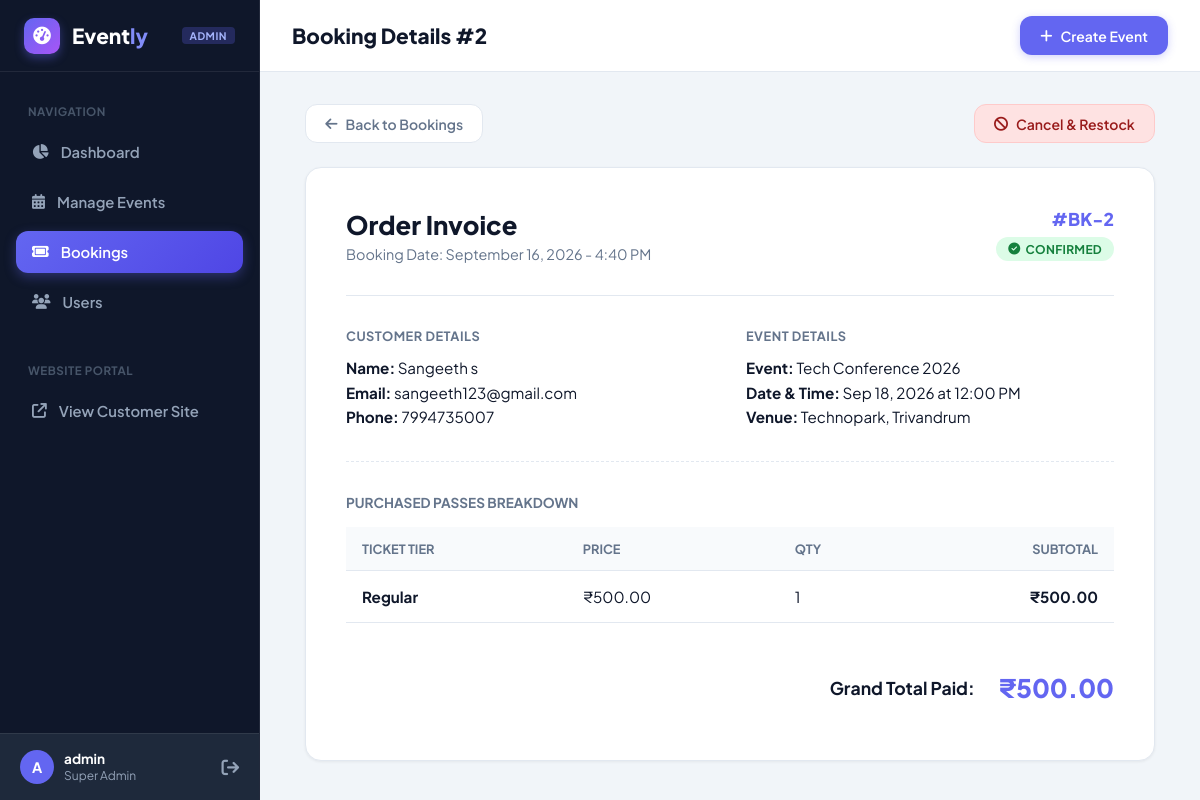
Page /adminpanel/bookings/2/ (signed in) on the committed database.
### customer/models.py (models this page shows, shortened)
class Booking(models.Model):
    user = models.ForeignKey(
        User,
        on_delete=models.CASCADE
    )
    event = models.ForeignKey(
        'events.Event',
        on_delete=models.CASCADE
    )
    total_amount = models.DecimalField(
        max_digits=10,
        decimal_places=2
    )
    booking_date = models.DateTimeField(
        auto_now_add=True
    )
    status = models.CharField(
        max_length=20,
        default='Confirmed'
    )

class UserProfile(models.Model):
    user=models.OneToOneField(User,on_delete=models.CASCADE)
    phone=models.CharField(max_length=15,blank=True)
    profile_picture=models.ImageField(upload_to='profile_pictures/',blank=True,null=True)

class BookingItem(models.Model):
    booking = models.ForeignKey(
        Booking,
        on_delete=models.CASCADE,
        related_name='items'
    )
    ticket_type = models.ForeignKey(
        'events.TicketType',
        on_delete=models.CASCADE
    )
    quantity = models.PositiveIntegerField()
    price = models.DecimalField(
        max_digits=10,
        decimal_places=2
    )

### events/models.py (models this page shows, shortened)
class Event(models.Model):
    name = models.CharField(max_length=200)
    description = models.TextField()
    category = models.CharField(max_length=100)
    date = models.DateField()
    time = models.TimeField()
    venue = models.CharField(max_length=200)
    location = models.CharField(max_length=200)
    image = models.ImageField(
        upload_to='event_images/',
        blank=True,
        null=True
    )

class TicketType(models.Model):
    event=models.ForeignKey(Event,on_delete=models.CASCADE,related_name='ticket_types')
    name=models.CharField(max_length=100)
    price=models.DecimalField(max_digits=10,decimal_places=2)
    quantity=models.PositiveIntegerField()

### adminpanel/views.py (the view)
# urls.py: path('bookings/<int:booking_id>/', views.admin_booking_detail, name='admin_booking_detail'),
@user_passes_test(lambda u: u.is_authenticated and u.is_staff, login_url='admin_login')
def admin_booking_detail(request, booking_id):
    booking = get_object_or_404(
        Booking.objects.select_related('user', 'event').prefetch_related('items__ticket_type'),
        id=booking_id
    )
    return render(request, 'admin_booking_detail.html', {'booking': booking})

### adminpanel/templates/admin_booking_detail.html (shortened to what this page needs)
{% extends 'admin_base.html' %}
{% block page_title %}Booking Details #{{ booking.id }}{% endblock %}
{% block content %}
<div class="invoice-wrapper">
    <div style="margin-bottom: 1.5rem; display: flex; justify-content: space-between; align-items: center;">
        <a href="{% url 'admin_bookings' %}" class="btn btn-outline">
            <i class="fa-solid fa-arrow-left"></i> Back to Bookings
        </a>
        {% if booking.status == 'Confirmed' %}
            <form method="POST" action="{% url 'admin_cancel_booking' booking.id %}" onsubmit="return confirm('Cancel this booking?');">
                <button type="submit" class="btn btn-danger">
                    <i class="fa-solid fa-ban"></i> Cancel & Restock
                </button>
            </form>
        {% endif %}
    </div>
    <div class="invoice-card">
        <div class="invoice-header">
            <div>
                <h2 style="font-size: 1.6rem; font-weight: 800; color: var(--text-main);">Order Invoice</h2>
                <div style="color: var(--text-muted); font-size: 0.9rem; margin-top: 4px;">
                    Booking Date: {{ booking.booking_date|date:"F d, Y - g:i A" }}
                </div>
            </div>
            <div style="text-align: right;">
                <div style="font-size: 1.1rem; font-weight: 800; color: var(--primary);">#BK-{{ booking.id }}</div>
                <div style="margin-top: 6px;">
                    {% if booking.status == 'Confirmed' %}
                        <span class="badge badge-success"><i class="fa-solid fa-circle-check"></i> Confirmed</span>
                    {% else %}
                        <span class="badge badge-danger"><i class="fa-solid fa-ban"></i> Cancelled</span>
                    {% endif %}
                </div>
            </div>
        </div>
        <div class="invoice-grid">
            <div class="invoice-box">
                <h4>Customer Details</h4>
                <p><strong>Name:</strong> {{ booking.user.first_name }} {{ booking.user.last_name }}</p>
                <p><strong>Email:</strong> {{ booking.user.email }}</p>
                <p><strong>Phone:</strong> {{ booking.user.userprofile.phone|default:"N/A" }}</p>
            </div>
            <div class="invoice-box">
                <h4>Event Details</h4>
                <p><strong>Event:</strong> {{ booking.event.name }}</p>
                <p><strong>Date & Time:</strong> {{ booking.event.date|date:"M d, Y" }} at {{ booking.event.time|time:"g:i A" }}</p>
                <p><strong>Venue:</strong> {{ booking.event.venue }}, {{ booking.event.location }}</p>
            </div>
        </div>
        <h4 style="font-size: 0.85rem; text-transform: uppercase; color: var(--text-muted); font-weight: 700; margin-bottom: 1rem;">
            Purchased Passes Breakdown
        </h4>
        <table class="table-items">
            <thead>
                <tr>
                    <th>Ticket Tier</th>
                    <th>Price</th>
                    <th>Qty</th>
                    <th style="text-align: right;">Subtotal</th>
                </tr>
            </thead>
            <tbody>
                {% for item in booking.items.all %}
                <tr>
                    <td style="font-weight: 700;">{{ item.ticket_type.name }}</td>
                    <td>₹{{ item.price }}</td>
                    <td>{{ item.quantity }}</td>
                    <td style="text-align: right; font-weight: 700;">₹{{ item.price }}</td>
                </tr>
                {% endfor %}
            </tbody>
        </table>
        <div class="invoice-total-row">
            <span style="font-size: 1.1rem; font-weight: 700; color: var(--text-main);">Grand Total Paid:</span>
            <span class="invoice-total-amount">₹{{ booking.total_amount }}</span>
        </div>
    </div>
</div>
{% endblock %}

### adminpanel/templates/admin_base.html (shortened to what this page needs)
<!DOCTYPE html>
<html lang="en">
<head>
    <link rel="stylesheet" href="https://cdnjs.cloudflare.com/ajax/libs/font-awesome/6.5.1/css/all.min.css">
</head>
<body>
    <aside class="admin-sidebar">
        <a href="{% url 'admin_dashboard' %}" class="sidebar-brand">
            <div class="logo-icon"><i class="fa-solid fa-gauge-high"></i></div>
            <span>Event<span style="color: #818cf8;">ly</span></span>
            <span class="badge-admin">Admin</span>
        </a>
        <ul class="sidebar-nav">
            <li class="sidebar-label">Navigation</li>
            <li class="nav-item">
                <a href="{% url 'admin_dashboard' %}" class="{% if request.resolver_match.url_name == 'admin_dashboard' %}active{% endif %}">
                    <i class="fa-solid fa-chart-pie"></i> Dashboard
                </a>
            </li>
            <li class="nav-item">
                <a href="{% url 'admin_events' %}" class="{% if 'event' in request.resolver_match.url_name %}active{% endif %}">
                    <i class="fa-solid fa-calendar-days"></i> Manage Events
                </a>
            </li>
            <li class="nav-item">
                <a href="{% url 'admin_bookings' %}" class="{% if 'booking' in request.resolver_match.url_name %}active{% endif %}">
                    <i class="fa-solid fa-ticket"></i> Bookings
                </a>
            </li>
            <li class="nav-item">
                <a href="{% url 'admin_users' %}" class="{% if 'user' in request.resolver_match.url_name %}active{% endif %}">
                    <i class="fa-solid fa-users"></i> Users
                </a>
            </li>
            <li class="sidebar-label" style="margin-top: 1.5rem;">Website Portal</li>
            <li class="nav-item">
                <a href="{% url 'home' %}" target="_blank">
                    <i class="fa-solid fa-arrow-up-right-from-square"></i> View Customer Site
                </a>
            </li>
        </ul>
        <div class="sidebar-footer">
            <div class="admin-user-info">
                <div class="admin-avatar">{{ request.user.username|make_list|first|upper }}</div>
                <div>
                    <div class="admin-name">{{ request.user.first_name|default:request.user.username }}</div>
                    <div class="admin-role">Super Admin</div>
                </div>
            </div>
            <a href="{% url 'admin_logout' %}" style="color: #94a3b8; text-decoration: none; font-size: 1.1rem;" title="Logout">
                <i class="fa-solid fa-arrow-right-from-bracket"></i>
            </a>
        </div>
    </aside>
    <div class="admin-main">
        <header class="admin-topbar">
            <h1 class="topbar-title">{% block page_title %}Dashboard{% endblock %}</h1>
            <div class="topbar-actions">
                {% block topbar_actions %}
                    <a href="{% url 'admin_add_event' %}" class="btn btn-primary">
                        <i class="fa-solid fa-plus"></i> Create Event
                    </a>
                {% endblock %}
            </div>
        </header>
        <div class="admin-content">
            {% block content %}{% endblock %}
        </div>
    </div>
</body>
</html>

### adminpanel/templates/admin_base.html (style rules this page uses)
:root { --primary: #6366f1; --primary-hover: #4f46e5; --primary-dark: #3730a3; --primary-light: #e0e7ff; --sidebar-bg: #0f172a; --sidebar-surface: #1e293b; --sidebar-border: rgba(255, 255, 255, 0.08); --sidebar-text: #94a3b8; --sidebar-active: #ffffff; --bg-body: #f1f5f9; --bg-card: #ffffff; --text-main: #0f172a; --text-muted: #64748b; --border: #e2e8f0; --success: #10b981; --danger: #ef4444; --warning: #f59e0b; --info: #0ea5e9; --radius-sm: 8px; --radius-md: 12px; --radius-lg: 16px; --shadow-sm: 0 1px 3px rgba(0,0,0,0.06); --shadow-md: 0 4px 6px -1px rgba(0,0,0,0.08); --shadow-lg: 0 10px 15px -3px rgba(0,0,0,0.08); --transition: all 0.2s ease; }
* { margin: 0; padding: 0; box-sizing: border-box; font-family: 'Plus Jakarta Sans', -apple-system, BlinkMacSystemFont, sans-serif; }
body { background-color: var(--bg-body); color: var(--text-main); min-height: 100vh; display: flex; }
.admin-sidebar { width: 260px; background: var(--sidebar-bg); border-right: 1px solid var(--sidebar-border); display: flex; flex-direction: column; position: fixed; top: 0; left: 0; bottom: 0; z-index: 100; }
.sidebar-brand { height: 72px; padding: 0 1.5rem; display: flex; align-items: center; gap: 12px; border-bottom: 1px solid var(--sidebar-border); text-decoration: none; color: white; font-size: 1.3rem; font-weight: 800; }
.sidebar-brand .logo-icon { width: 36px; height: 36px; background: linear-gradient(135deg, var(--primary), #a855f7); border-radius: 10px; display: flex; align-items: center; justify-content: center; font-size: 1.1rem; color: white; box-shadow: 0 4px 10px rgba(99, 102, 241, 0.4); }
.sidebar-brand .badge-admin { font-size: 0.65rem; background: rgba(99, 102, 241, 0.25); color: #a5b4fc; padding: 2px 8px; border-radius: 4px; text-transform: uppercase; letter-spacing: 0.5px; font-weight: 700; margin-left: auto; }
.sidebar-nav { padding: 1.5rem 1rem; display: flex; flex-direction: column; gap: 0.5rem; list-style: none; flex: 1; }
.sidebar-label { font-size: 0.725rem; font-weight: 700; text-transform: uppercase; color: #475569; padding: 0.5rem 0.75rem 0.25rem; letter-spacing: 0.5px; }
.nav-item a { display: flex; align-items: center; gap: 12px; padding: 0.75rem 1rem; color: var(--sidebar-text); text-decoration: none; font-size: 0.925rem; font-weight: 600; border-radius: var(--radius-md); transition: var(--transition); }
.nav-item a.active { color: #ffffff; background: linear-gradient(135deg, var(--primary), var(--primary-hover)); box-shadow: 0 4px 12px rgba(99, 102, 241, 0.35); }
.sidebar-footer { padding: 1rem 1.25rem; border-top: 1px solid var(--sidebar-border); display: flex; align-items: center; justify-content: space-between; background: var(--sidebar-surface); }
.admin-user-info { display: flex; align-items: center; gap: 10px; }
.admin-avatar { width: 34px; height: 34px; border-radius: 50%; background: var(--primary); color: white; display: flex; align-items: center; justify-content: center; font-weight: 700; font-size: 0.9rem; }
.admin-name { font-size: 0.85rem; font-weight: 700; color: white; line-height: 1.2; }
.admin-role { font-size: 0.75rem; color: #94a3b8; }
.admin-main { margin-left: 260px; flex: 1; display: flex; flex-direction: column; min-height: 100vh; }
.admin-topbar { height: 72px; background: white; border-bottom: 1px solid var(--border); padding: 0 2rem; display: flex; align-items: center; justify-content: space-between; position: sticky; top: 0; z-index: 90; }
.topbar-title { font-size: 1.3rem; font-weight: 800; color: var(--text-main); }
.topbar-actions { display: flex; align-items: center; gap: 1rem; }
.btn { display: inline-flex; align-items: center; justify-content: center; gap: 8px; padding: 0.6rem 1.2rem; font-size: 0.875rem; font-weight: 600; border-radius: var(--radius-md); text-decoration: none; cursor: pointer; transition: var(--transition); border: 1px solid transparent; }
.btn-primary { background: var(--primary); color: white; box-shadow: 0 2px 8px rgba(99, 102, 241, 0.3); }
.btn-outline { background: white; color: var(--text-muted); border-color: var(--border); }
.btn-danger { background: #fee2e2; color: #991b1b; border-color: #fecaca; }
.admin-content { padding: 2rem; flex: 1; }
.badge { display: inline-flex; align-items: center; gap: 5px; padding: 0.3rem 0.75rem; border-radius: 9999px; font-size: 0.75rem; font-weight: 700; text-transform: uppercase; letter-spacing: 0.3px; }
.badge-success { background: #dcfce7; color: #15803d; }

### rows in the picture
Booking: id "2", booking_date "September 16, 2026 - 4:40 PM", user.first_name "Sangeeth", user.last_name "s", user.email "sangeeth123@gmail.com", user.userprofile.phone "7994735007", event.name "Tech Conference 2026", event "Sep 18, 2026", event.time "12:00 PM", event.venue "Technopark", event.location "Trivandrum", total_amount "500.00"
BookingItem: ticket_type.name "Regular", price "500.00", quantity "1"

### other values in the picture
{{ request.user.username|make_list|first|upper }} "A"
{{ request.user.first_name|default:request.user.username }} "admin"
